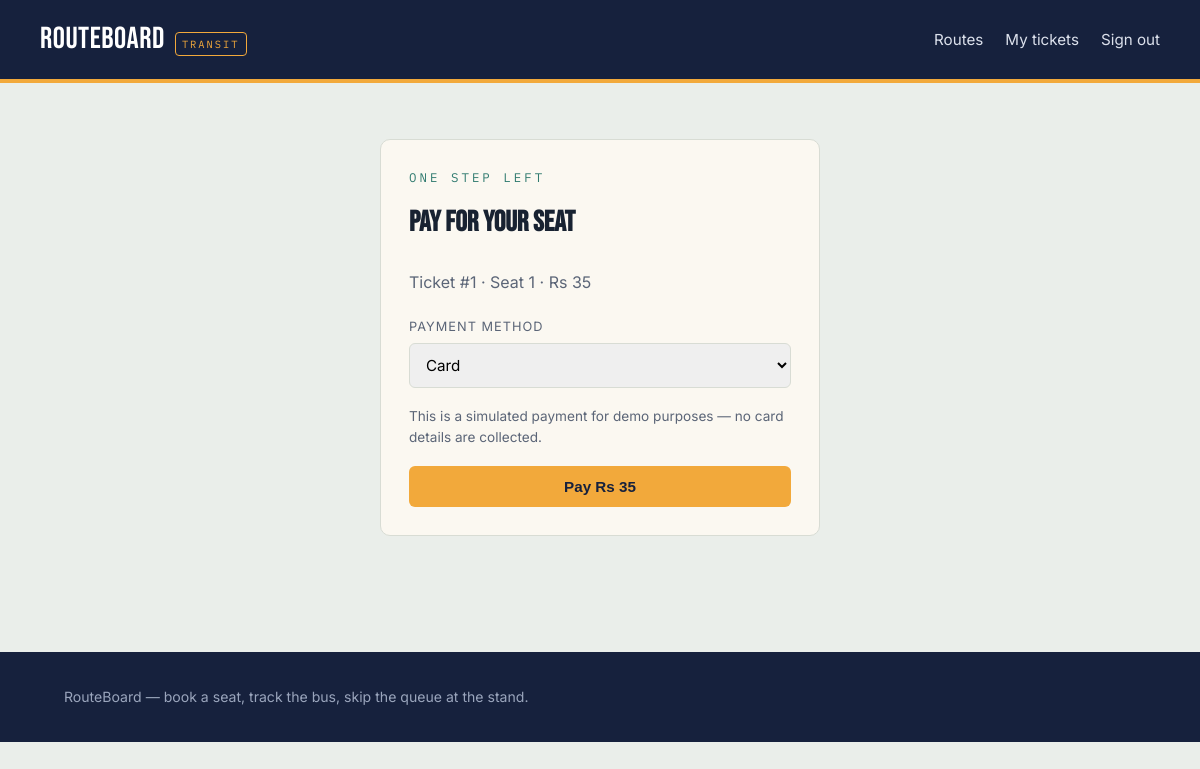
Screenshot of /pay/1 (signed in) with the database file from the repository.
### tables this page shows
CREATE TABLE tickets (
    id INTEGER PRIMARY KEY AUTOINCREMENT,
    trip_id INTEGER NOT NULL REFERENCES trips(id),
    passenger_id INTEGER NOT NULL REFERENCES users(id),
    seat_no INTEGER NOT NULL,
    fare REAL NOT NULL,
    status TEXT NOT NULL DEFAULT 'pending',
    booked_at TEXT NOT NULL
);

CREATE TABLE payments (
    id INTEGER PRIMARY KEY AUTOINCREMENT,
    ticket_id INTEGER UNIQUE NOT NULL REFERENCES tickets(id),
    amount REAL NOT NULL,
    method TEXT NOT NULL DEFAULT 'card',
    status TEXT NOT NULL DEFAULT 'pending',
    paid_at TEXT
);

### app.py (the view, shortened to what this page needs)
@app.route("/pay/<int:ticket_id>", methods=["GET", "POST"])
@login_required
def pay_ticket(ticket_id):
    ticket = Ticket.get(ticket_id)
    if ticket is None:
        return render_template("404.html"), 404
    if ticket.passenger_id != g.user.id:
        flash("That ticket doesn't belong to your account.", "error")
        return redirect(url_for("my_tickets"))
    payment = ticket.payment or Payment.create(ticket_id=ticket.id, amount=ticket.fare)
    return render_template("pay_ticket.html", ticket=ticket, payment=payment)

### app.py (called while the page is built)
@app.before_request
def load_logged_in_user():
    user_id = session.get("user_id")
    g.user = User.get(user_id) if user_id else None

@app.context_processor
def inject_current_user():
    class _Anon:
        is_authenticated = False
        is_admin = False
        is_driver = False
        name = ""
    return {"current_user": g.user if g.user else _Anon()}

def login_required(view):
    @wraps(view)
    def wrapped(*args, **kwargs):
        if g.user is None:
            flash("Please sign in to continue.", "info")
            return redirect(url_for("login"))
        return view(*args, **kwargs)
    return wrapped

### db.py (called while the page is built)
def get_db():
    if "db" not in g:
        g.db = sqlite3.connect(DB_PATH)
        g.db.row_factory = sqlite3.Row
        g.db.execute("PRAGMA foreign_keys = ON")
    return g.db

### models.py (called while the page is built)
def _parse_dt(value):
    if value is None:
        return None
    if isinstance(value, datetime):
        return value
    return datetime.fromisoformat(value)

    @property
    def is_authenticated(self):
        return True

    @property
    def is_admin(self):
        return self.role == ROLE_ADMIN

    @property
    def is_driver(self):
        return self.role == ROLE_DRIVER

    @staticmethod
    def _from_row(row):
        if row is None:
            return None
        return User(row["id"], row["name"], row["email"], row["password_hash"],
                    row["role"], row["created_at"])

    @classmethod
    def get(cls, user_id):
        row = get_db().execute("SELECT * FROM users WHERE id = ?", (user_id,)).fetchone()
        return cls._from_row(row)

    @property
    def payment(self):
        if self._payment is None:
            self._payment = Payment.get_by_ticket_id(self.id)
        return self._payment

    @staticmethod
    def _from_row(row):
        if row is None:
            return None
        return Ticket(row["id"], row["trip_id"], row["passenger_id"], row["seat_no"],
                      row["fare"], row["status"], row["booked_at"])

    @classmethod
    def get(cls, ticket_id):
        row = get_db().execute("SELECT * FROM tickets WHERE id = ?", (ticket_id,)).fetchone()
        return cls._from_row(row)

    @staticmethod
    def _from_row(row):
        if row is None:
            return None
        return Payment(row["id"], row["ticket_id"], row["amount"], row["method"],
                       row["status"], row["paid_at"])

### templates/pay_ticket.html (shortened to what this page needs)
{% extends "base.html" %}
{% block content %}
<section class="section container">
  <div class="card form-narrow">
    <p class="eyebrow" style="color:var(--teal);">One step left</p>
    <h2 style="font-family:var(--font-display); font-size:1.8rem; margin-top:4px;">Pay for your seat</h2>
    <p style="color:var(--text-muted); margin-bottom:22px;">
      Ticket #{{ ticket.id }} &middot; Seat {{ ticket.seat_no }} &middot;
      Rs {{ '%.0f'|format(payment.amount) }}
    </p>
    <form method="post">
      <div class="form-group">
        <label for="method">Payment method</label>
        <select id="method" name="method">
          <option value="card">Card</option>
        </select>
      </div>
      <p style="font-size:0.85rem; color:var(--text-muted); margin-bottom:18px;">
        This is a simulated payment for demo purposes — no card details are collected.
      </p>
      <button class="btn btn-amber btn-block" type="submit">Pay Rs {{ '%.0f'|format(payment.amount) }}</button>
    </form>
  </div>
</section>
{% endblock %}

### static/css/style.css (style rules this page uses)
:root { --ink: #16213D; --ink-soft: #2B3A5C; --paper: #EAEEEA; --card: #FBF8F1; --amber: #F2A93B; --amber-deep: #C97F16; --teal: #2F7A6F; --red: #C1443C; --line: #D8DCD4; --text: #182231; --text-muted: #5B6577; --font-display: 'Bebas Neue', 'Archivo Expanded', sans-serif; --font-body: 'Inter', 'Work Sans', sans-serif; --font-mono: 'IBM Plex Mono', monospace; --radius: 10px; }
* { box-sizing: border-box; }
html { scroll-behavior: smooth; }
body { margin: 0; background: var(--paper); color: var(--text); font-family: var(--font-body); line-height: 1.55; }
.container { max-width: 1120px; margin: 0 auto; padding: 0 24px; }
.eyebrow { font-family: var(--font-mono); color: var(--amber); letter-spacing: 3px; font-size: 0.78rem; text-transform: uppercase; margin: 0 0 14px; }
.btn { display: inline-flex; align-items: center; justify-content: center; gap: 8px; border: none; border-radius: 6px; padding: 12px 22px; font-weight: 600; font-size: 0.95rem; cursor: pointer; text-decoration: none; }
.btn-amber { background: var(--amber); color: var(--ink); }
.btn-block { width: 100%; }
.section { padding: 56px 0; }
.card { background: var(--card); border: 1px solid var(--line); border-radius: var(--radius); padding: 28px; }
.form-narrow { max-width: 440px; margin: 0 auto; }
.form-group { margin-bottom: 18px; }
.form-group label { display: block; font-size: 0.8rem; text-transform: uppercase; letter-spacing: 1px; color: var(--text-muted); margin-bottom: 6px; }
.form-group input, .form-group select { width: 100%; padding: 11px 12px; border-radius: 6px; border: 1px solid var(--line); font-family: var(--font-body); font-size: 0.95rem; }

### rows the page displays
tickets: id "1", seat_no "1"
payments: amount "35"
